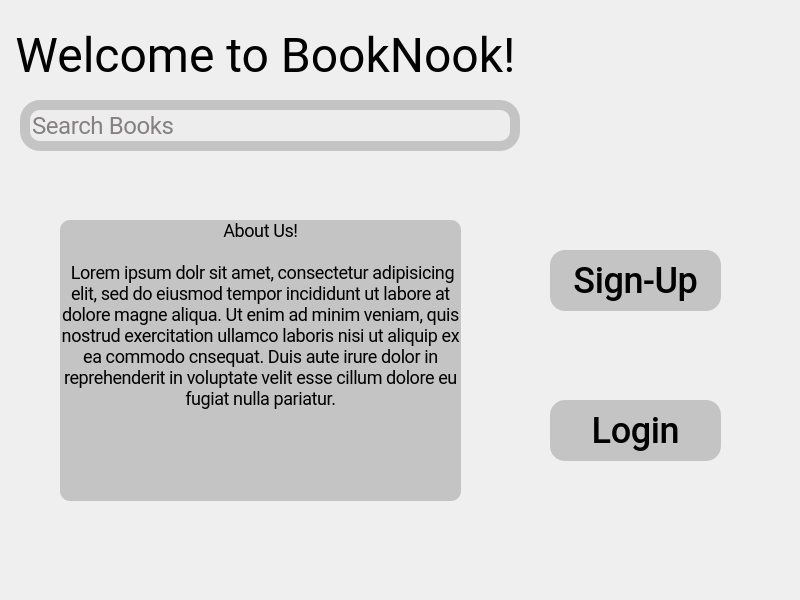
<?xml version="1.0" encoding="UTF-8"?>
<ui version="4.0">
 <class>welcome_screen</class>
 <widget class="QDialog" name="welcome_screen">
  <property name="geometry">
   <rect>
    <x>0</x>
    <y>0</y>
    <width>800</width>
    <height>600</height>
   </rect>
  </property>
  <property name="windowTitle">
   <string>Dialog</string>
  </property>
  <widget class="QLabel" name="lbAboutUs">
   <property name="enabled">
    <bool>true</bool>
   </property>
   <property name="geometry">
    <rect>
     <x>60</x>
     <y>220</y>
     <width>401</width>
     <height>281</height>
    </rect>
   </property>
   <property name="layoutDirection">
    <enum>Qt::LeftToRight</enum>
   </property>
   <property name="styleSheet">
    <string notr="true">/*Border*/

width: 449px;
height: 358px;
left: 36px;
top: 280px;

background: #C4C4C4;
border-radius: 10px; 

/*Text*/

position: absolute;
width: 365px;
height: 295px;
left: 83px;
top: 304px;

font-family: Roboto;
font-style: normal;
font-weight: normal;
font-size: 18px;
line-height: 22px;
/* or 92% */

display: flex;
align-items: center;
text-align: center;
letter-spacing: -0.408px;

color: #000000;
</string>
   </property>
   <property name="frameShape">
    <enum>QFrame::NoFrame</enum>
   </property>
   <property name="frameShadow">
    <enum>QFrame::Plain</enum>
   </property>
   <property name="text">
    <string>About Us!

 Lorem ipsum dolr sit amet, consectetur adipisicing elit, sed do eiusmod tempor incididunt ut labore at dolore magne aliqua. Ut enim ad minim veniam, quis nostrud exercitation ullamco laboris nisi ut aliquip ex ea commodo cnsequat. Duis aute irure dolor in reprehenderit in voluptate velit esse cillum dolore eu fugiat nulla pariatur.</string>
   </property>
   <property name="alignment">
    <set>Qt::AlignHCenter|Qt::AlignTop</set>
   </property>
   <property name="wordWrap">
    <bool>true</bool>
   </property>
   <property name="margin">
    <number>3</number>
   </property>
  </widget>
  <widget class="QLabel" name="lbWelcometoBookNook">
   <property name="geometry">
    <rect>
     <x>10</x>
     <y>30</y>
     <width>511</width>
     <height>51</height>
    </rect>
   </property>
   <property name="styleSheet">
    <string notr="true">position: absolute;
width: 638px;
height: 74px;
left: 34px;
top: 38px;

font-family: Roboto;
font-style: normal;
font-weight: normal;
font-size: 48px;
line-height: 56px;</string>
   </property>
   <property name="frameShape">
    <enum>QFrame::NoFrame</enum>
   </property>
   <property name="frameShadow">
    <enum>QFrame::Plain</enum>
   </property>
   <property name="text">
    <string>Welcome to BookNook!</string>
   </property>
   <property name="alignment">
    <set>Qt::AlignCenter</set>
   </property>
  </widget>
  <widget class="QLabel" name="lbBorderSearch">
   <property name="geometry">
    <rect>
     <x>20</x>
     <y>100</y>
     <width>500</width>
     <height>51</height>
    </rect>
   </property>
   <property name="styleSheet">
    <string notr="true">/*Border 3*/

position: absolute;
width: 613px;
height: 104px;
left: 34px;
top: 112px;

background: #C4C4C4;
border-radius: 20px;</string>
   </property>
   <property name="text">
    <string/>
   </property>
  </widget>
  <widget class="QLineEdit" name="lEditSearchBook1">
   <property name="geometry">
    <rect>
     <x>30</x>
     <y>110</y>
     <width>480</width>
     <height>31</height>
    </rect>
   </property>
   <property name="styleSheet">
    <string notr="true">/*Border 2 */


position: absolute;
width: 560px;
height: 45px;
left: 53px;
top: 142px;

background: #EDEDED;
border-radius: 10px;

/*Text*/

position: absolute;
width: 305px;
height: 31px;
left: 115px;
top: 153px;

font-family: Roboto;
font-style: normal;
font-weight: normal;
font-size: 24px;
line-height: 22px;
/* or 92% */

letter-spacing: -0.408px;

color: #868181;
</string>
   </property>
   <property name="text">
    <string>Search Books</string>
   </property>
  </widget>
  <widget class="QPushButton" name="pushButton">
   <property name="geometry">
    <rect>
     <x>550</x>
     <y>250</y>
     <width>171</width>
     <height>61</height>
    </rect>
   </property>
   <property name="styleSheet">
    <string notr="true">position: absolute;
width: 265px;
height: 82px;
left: 572px;
top: 319px;

background: #C4C4C4;
border-radius: 15px;

position: absolute;
width: 169px;
height: 31px;
left: 623px;
top: 345px;

font-family: Roboto;
font-style: normal;
font-weight: 500;
font-size: 36px;
line-height: 22px;
/* or 46% */

text-align: center;
letter-spacing: -0.408px;</string>
   </property>
   <property name="text">
    <string>Sign-Up</string>
   </property>
  </widget>
  <widget class="QPushButton" name="BtnLogin">
   <property name="geometry">
    <rect>
     <x>550</x>
     <y>400</y>
     <width>171</width>
     <height>61</height>
    </rect>
   </property>
   <property name="font">
    <font>
     <family>Roboto</family>
     <pointsize>-1</pointsize>
     <weight>62</weight>
     <italic>false</italic>
     <bold>true</bold>
    </font>
   </property>
   <property name="styleSheet">
    <string notr="true">position: absolute;
width: 265px;
height: 82px;
left: 572px;
top: 319px;

background: #C4C4C4;
border-radius: 15px;

position: absolute;
width: 169px;
height: 31px;
left: 623px;
top: 345px;

font-family: Roboto;
font-style: normal;
font-weight: 500;
font-size: 36px;
line-height: 22px;
/* or 46% */

text-align: center;
letter-spacing: -0.408px;</string>
   </property>
   <property name="text">
    <string>Login</string>
   </property>
  </widget>
 </widget>
 <resources/>
 <connections/>
</ui>
